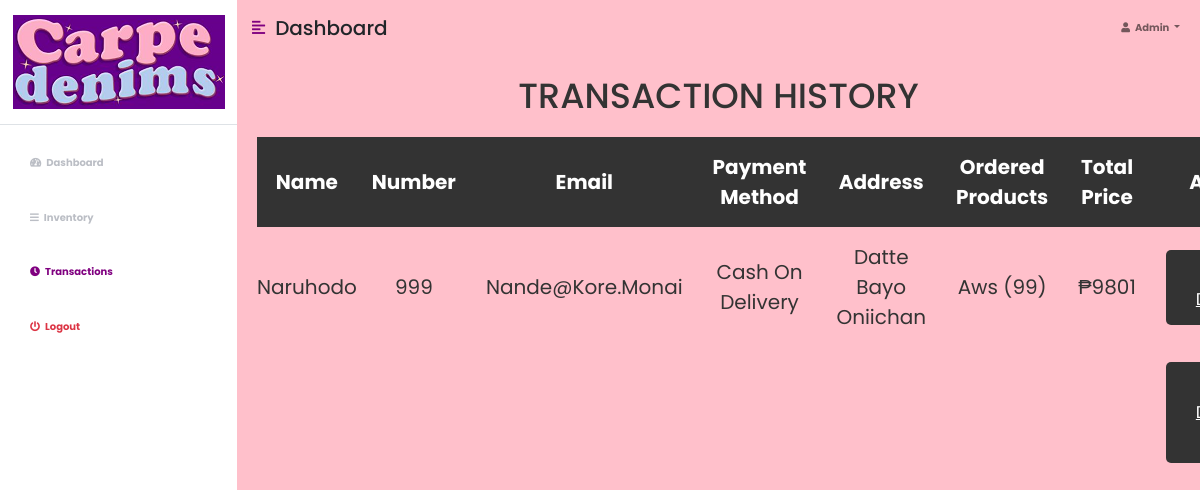
The page /history.php on the database its author committed.
### tables this page shows
CREATE TABLE `admin_history` (
  `ID` int(255) NOT NULL,
  `name` varchar(255) NOT NULL,
  `number` varchar(255) NOT NULL,
  `email` varchar(255) NOT NULL,
  `method` varchar(255) NOT NULL,
  `address` varchar(255) NOT NULL,
  `total_products` varchar(255) NOT NULL,
  `total_price` varchar(255) NOT NULL
);

### history.php (the view, shortened to what this page needs)
<?php
@include 'config.php';
?>
<!DOCTYPE html>
<html lang="en">
<head>
    <link href="https://cdn.jsdelivr.net/npm/bootstrap@5.0.0-beta3/dist/css/bootstrap.min.css" rel="stylesheet" />
    <link rel="stylesheet" href="https://cdnjs.cloudflare.com/ajax/libs/font-awesome/5.15.3/css/all.min.css" />
    <link rel="stylesheet" href="dashboard.css" />
    <link rel="stylesheet" href="style.css" />
</head>
<body>
    <div class="d-flex" id="wrapper">
        <div class="bg-white" id="sidebar-wrapper">
            <div class="sidebar-heading text-center py-4 primary-text fs-4 fw-bold text-uppercase border-bottom"><img src = "carpe-denims/carpe_denims_logo.png"></div>
            <div class="list-group list-group-flush my-3">
                <a href="dashboard.php" class="list-group-item list-group-item-action bg-transparent second-text fw-bold"><i
                        class="fas fa-tachometer-alt me-2"></i>Dashboard</a>
                <a href="inventory.php" class="list-group-item list-group-item-action bg-transparent second-text fw-bold"><i
                        class="fas fa-bars me-2"></i>Inventory</a>
                <a href="history.php" class="list-group-item list-group-item-action bg-transparent second-text active"><i
                        class="fas fa-clock me-2"></i>Transactions</a>
                <a href="login.php" class="list-group-item list-group-item-action bg-transparent text-danger fw-bold"><i
                        class="fas fa-power-off me-2"></i>Logout</a>
            </div>
        </div>
        <div id="page-content-wrapper">
            <nav class="navbar navbar-expand-lg navbar-light bg-transparent py-4 px-4">
                <div class="d-flex align-items-center">
                    <i class="fas fa-align-left primary-text fs-4 me-3" id="menu-toggle"></i>
                    <h2 class="fs-2 m-0">Dashboard</h2>
                </div>
                <div class="collapse navbar-collapse" id="navbarSupportedContent">
                    <ul class="navbar-nav ms-auto mb-2 mb-lg-0">
                        <li class="nav-item dropdown">
                            <a class="nav-link dropdown-toggle second-text fw-bold" href="#" id="navbarDropdown"
                                role="button" data-bs-toggle="dropdown" aria-expanded="false">
                                <i class="fas fa-user me-2"></i>Admin
                            </a>
                        </li>
                    </ul>
                </div>
            </nav>
<section class="display-product-table">
   <table>
   <h1 class="heading">Transaction History</h1>
      <thead>
         <th>Name</th>
         <th>Number</th>
         <th>Email</th>
         <th>Payment Method</th>
         <th>Address</th>
         <th>Ordered Products</th>
         <th>Total Price</th>
         <th>Action</th>
         <tbody>
         <?php
            $orders = mysqli_query($conn, "SELECT * FROM `admin_history`");
            if(mysqli_num_rows($orders) > 0){
               while($row = mysqli_fetch_assoc($orders)){
         ?>
         <tr>
            <td><?php echo $row['name']; ?></td>
            <td><?php echo $row['number']; ?></td>
            <td><?php echo $row['email']; ?></td>
            <td><?php echo $row['method']; ?></td>
            <td><?php echo $row['address']; ?></td>
            <td><?php echo $row['total_products']; ?></td>
            <td>₱<?php echo $row['total_price']; ?></td>
            <td>
               <a href="history.php?delete=<?php echo $row['ID']; ?>" class="delete-btn" onclick="return confirm('are your sure you want to delete this?');"> <i class="fas fa-trash"></i> delete </a>
            </td>
         </tr>
         <?php
            };
            }else{
               echo "<div class='empty'>No Transaction History</div>";
            };
         ?>
      </tbody>
         <tr class="table-bottom">
            <td></td>
            <td></td>
            <td></td>
            <td></td>
            <td></td>
            <td></td>
            <td></td>
            <td><a href="history.php?delete_all" onclick="return confirm('are you sure you want to delete all?');" class="delete-btn"> <i class="fas fa-trash"></i> delete all </a></td>
         </tr>
      </thead>
   </table>
</section>
</body>
</html>

### dashboard.css (style rules this page uses)
:root { --main-bg-color: pink; --main-text-color: purple; --second-text-color: #bbbec5; --second-bg-color: skyblue; }
.primary-text { color: var(--main-text-color); }
.second-text { color: var(--second-text-color); }
#wrapper { overflow-x: hidden; background-color: var(--main-bg-color); }
#sidebar-wrapper { min-height: 100vh; margin-left: -15rem; -webkit-transition: margin 0.25s ease-out; -moz-transition: margin 0.25s ease-out; -o-transition: margin 0.25s ease-out; transition: margin 0.25s ease-out; }
#sidebar-wrapper .sidebar-heading { padding: 0.875rem 1.25rem; font-size: 1.2rem; }
#sidebar-wrapper .list-group { width: 15rem; }
#page-content-wrapper { min-width: 100vw; }
#menu-toggle { cursor: pointer; }
.list-group-item { border: none; padding: 20px 30px; }
.list-group-item.active { background-color: transparent; color: var(--main-text-color); font-weight: bold; border: none; }
@media (min-width: 768px) { #sidebar-wrapper { margin-left: 0; } }
@media (min-width: 768px) { #page-content-wrapper { min-width: 0; width: 100%; } }

### style.css (style rules this page uses)
:root { --blue:#2980b9; --red:rgb(255, 95, 67); --yellow:rgb(255, 197, 91); --black:#333; --white:#fff; --green : rgb(2, 250, 2); --bg-color:#eee; --dark-bg:rgba(0,0,0,.7); --box-shadow:0 .5rem 1rem rgba(0,0,0,.1); --border:.1rem solid #999; }
* { font-family: 'Poppins', sans-serif; margin:0; padding:0; box-sizing: border-box; outline: none; border:none; text-decoration: none; text-transform: capitalize; }
html { font-size: 62.5%; overflow-x: hidden; }
section { padding:2rem; }
.heading { text-align: center; font-size: 3.5rem; text-transform: uppercase; color:var(--black); margin-bottom: 2rem; }
.btn, .option-btn, .delete-btn, .update-btn, .cancel-btn { display: block; width: 100%; text-align: center; background-color: var(--black); color:var(--white); font-size: 1.7rem; padding:1.2rem 3rem; border-radius: .5rem; cursor: pointer; margin-top: 1rem; }
.delete-btn { margin-top: 0; background-color: var(--black); }
.display-product-table table { width: 100%; text-align: center; }
.display-product-table table thead th { padding:1.5rem; font-size: 2rem; background-color: var(--black); color:var(--white); }
.display-product-table table td { padding:1.5rem; font-size: 2rem; color:var(--black); }
.display-product-table table td:first-child { padding:0; }

### rows shown on the page
admin_history: name "Naruhodo", number "999", email "Nande@kore.monai", method "Cash On Delivery", address "Datte Bayo Oniichan", total_products "Aws (99)", total_price "9801"
